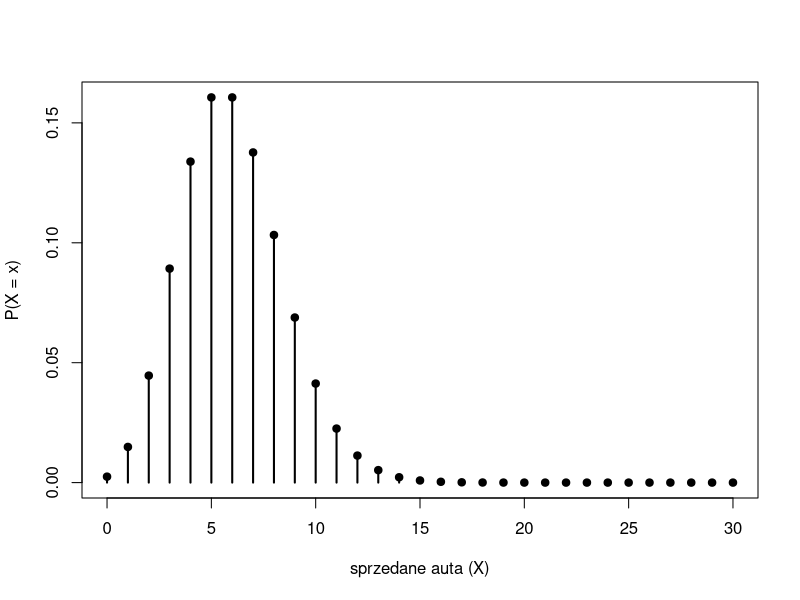

Source code (R):
lambda <- 3 * 2

# a) P(X = 5)
p_a <- dpois(5, lambda)
print(paste("P(X = 5) =", p_a))

# b) P(X ≥ 4) = 1 - P(X ≤ 3)
p_b <- 1 - ppois(3, lambda)
print(paste("P(X ≥ 4) =", p_b))

# c) P(3 ≤ X ≤ 5) = P(X ≤ 5) - P(X ≤ 2)
p_c <- ppois(5, lambda) - ppois(2, lambda)
print(paste("P(3 ≤ X ≤ 5) =", p_c))

# d) 0 ≤ x ≤ 30
x <- 0:30
prawdopodobienstwa <- dpois(x, lambda)
plot(x, prawdopodobienstwa, type="h", lwd=2,
     xlab="sprzedane auta (X)", ylab="P(X = x)")
points(x, prawdopodobienstwa, pch=19)